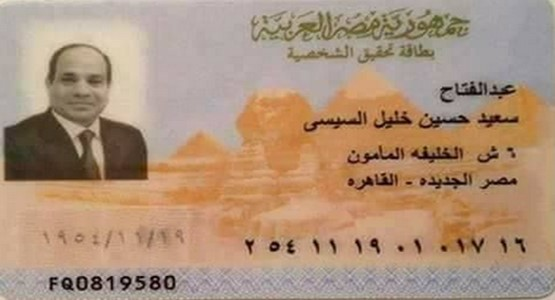
#> input picture Extracting User Info From National ID/dataset/4.jpg, 555 x 300 px
$ python Script.py
#> lines starting #> are read from the running program, lines starting #| are printed output that depends on the picture; after the words box and inside, x2 and y2 are one past the last pixel; in counts of white or black regions, pixels touching at a corner belong together
import cv2
from pytesseract import pytesseract
import db

# Defining paths to tesseract.exe
pytesseract.tesseract_cmd = r"C:\Program Files\Tesseract-OCR\tesseract.exe"

# Defining paths to the image we would be using
image_path = "dataset/4.jpg"

# Pre-Processing Image
img = cv2.imread(image_path)
#> img is the input picture: shape (300, 555, 3); mean B, G, R 123.3, 146.5, 174.1
resized_img = cv2.resize(img, (712, 512), interpolation=cv2.INTER_AREA)
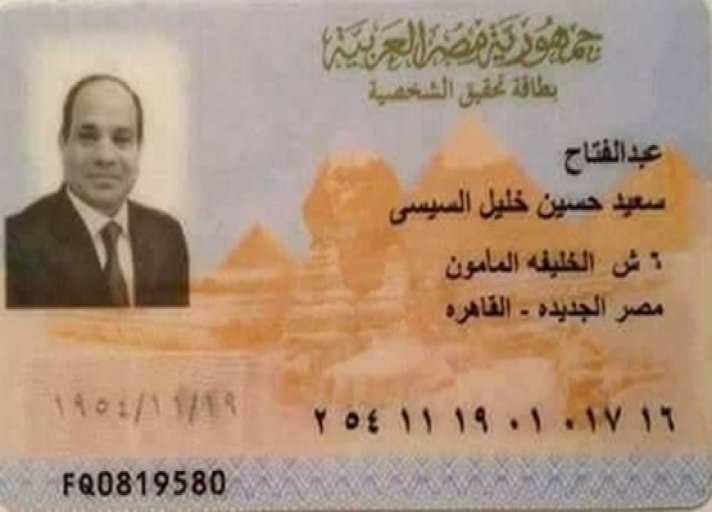
#> resized_img: shape (512, 712, 3); mean B, G, R 123.2, 146.4, 174.1
cropped_img = resized_img[resized_img.shape[0]*-7//24:resized_img.shape[0]*-1//10, resized_img.shape[1]*3//-5:]
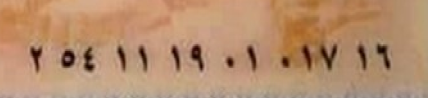
#> cropped_img: shape (98, 428, 3); mean B, G, R 110.4, 142.5, 182.7
gray_img = cv2.cvtColor(cropped_img, cv2.COLOR_BGR2GRAY)
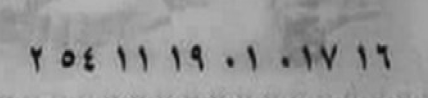
#> gray_img: shape (98, 428); min 6, max 187, mean 150.9
img = cv2.adaptiveThreshold(gray_img, 255, cv2.ADAPTIVE_THRESH_GAUSSIAN_C, cv2.THRESH_BINARY, 21, 16)
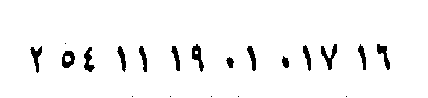
#> img: shape (98, 428); 96% white; 20 black regions (6 under 20 px), largest, box (x1, y1, x2, y2) and area: (321, 44, 337, 70) 168, (192, 44, 204, 72) 159, (62, 51, 75, 68) 147

# Convert image to text
#> (the run stopped early here; a loop or call above may not have finished)

$ run again, with Extracting User Info From National ID/dataset/0.jpg copied over Extracting User Info From National ID/dataset/4.jpg
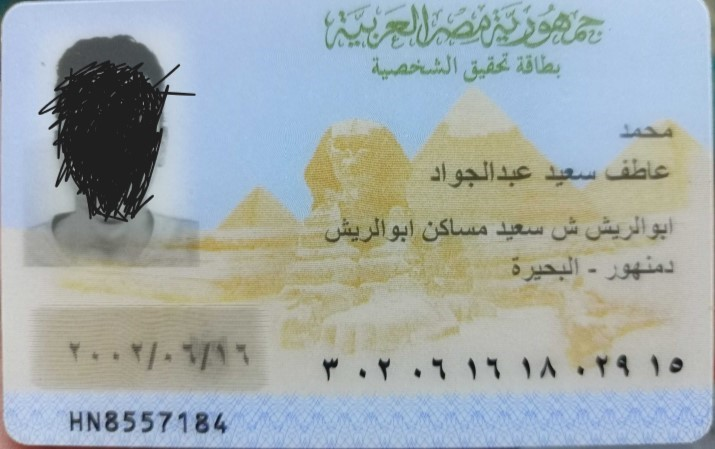
#> input picture Extracting User Info From National ID/dataset/0.jpg, 715 x 449 px
#> img is the input picture: shape (449, 715, 3); mean B, G, R 171.3, 170.3, 160.7
#> `gray_img = cv2.cvtColor(cropped_img, cv2.COLOR_BGR2GRAY)`:
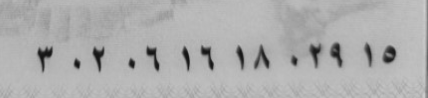
#> gray_img: shape (98, 428); min 19, max 205, mean 174.1
#> `img = cv2.adaptiveThreshold(gray_img, 255, cv2.ADAPTIVE_THRESH_GAUSSIA..`:
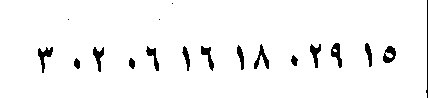
#> img: shape (98, 428); 96.1% white; 18 black regions (3 under 20 px), largest, box (x1, y1, x2, y2) and area: (38, 47, 53, 73) 155, (254, 44, 269, 69) 146, (331, 43, 342, 68) 143

$ run again, with Extracting User Info From National ID/dataset/1.jpg copied over Extracting User Info From National ID/dataset/4.jpg
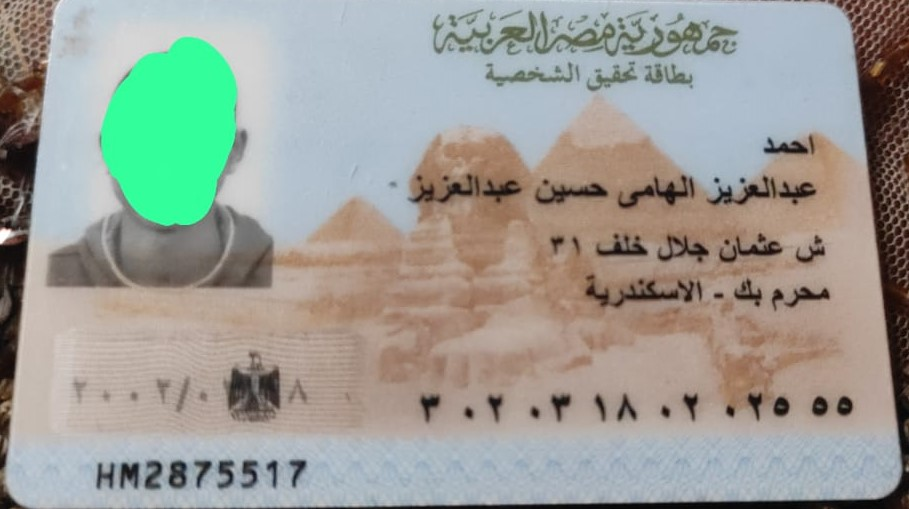
#> input picture Extracting User Info From National ID/dataset/1.jpg, 909 x 509 px
#> img is the input picture: shape (509, 909, 3); mean B, G, R 150.1, 157.9, 156.2
#> `gray_img = cv2.cvtColor(cropped_img, cv2.COLOR_BGR2GRAY)`:
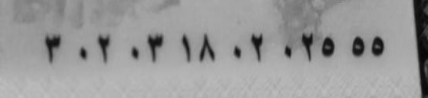
#> gray_img: shape (98, 428); min 7, max 193, mean 153.8
#> `img = cv2.adaptiveThreshold(gray_img, 255, cv2.ADAPTIVE_THRESH_GAUSSIA..`:
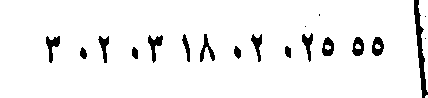
#> img: shape (98, 428); 94.6% white; 19 black regions (4 under 20 px), largest, box (x1, y1, x2, y2) and area: (414, 0, 428, 98) 491, (148, 35, 163, 63) 179, (46, 36, 60, 63) 176

$ run again, with Extracting User Info From National ID/dataset/2.jpg copied over Extracting User Info From National ID/dataset/4.jpg
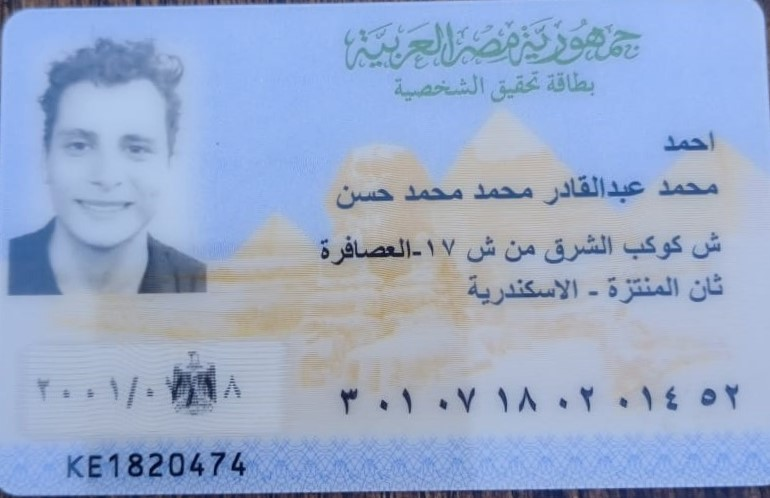
#> input picture Extracting User Info From National ID/dataset/2.jpg, 770 x 498 px
#> img is the input picture: shape (498, 770, 3); mean B, G, R 203.4, 170.2, 151.7
#> `gray_img = cv2.cvtColor(cropped_img, cv2.COLOR_BGR2GRAY)`:
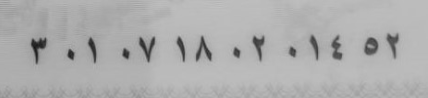
#> gray_img: shape (98, 428); min 20, max 194, mean 173.8
#> `img = cv2.adaptiveThreshold(gray_img, 255, cv2.ADAPTIVE_THRESH_GAUSSIA..`:
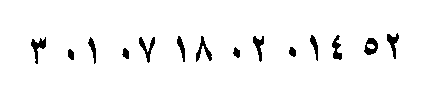
#> img: shape (98, 428); 96.4% white; 14 black regions, largest, box (x1, y1, x2, y2) and area: (31, 37, 46, 64) 160, (139, 37, 155, 63) 151, (196, 36, 212, 62) 148
